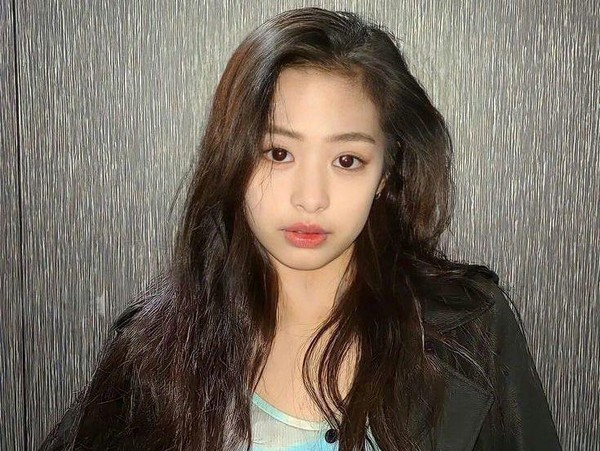
#> input picture Bagian 3 Nomor 3/ayon.jpeg, 600 x 451 px
$ jupyter execute Jawaban.ipynb
#> lines starting #> are read from the running program, lines starting #| are printed output that depends on the picture
[cell 1]
import numpy as np
import cv2
from matplotlib import pyplot as plt

img = cv2.imread('ayon.jpeg', 0)
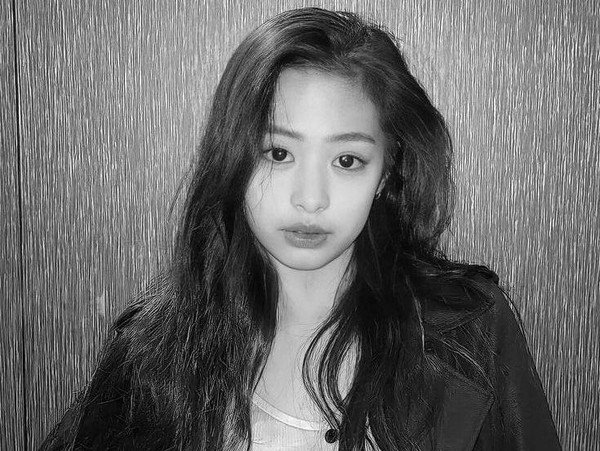
#> img: shape (451, 600); min 0, max 255, mean 105.2
dft = cv2.dft(np.float32(img), flags=cv2.DFT_COMPLEX_OUTPUT)
dft_shift = np.fft.fftshift(dft)

magnitude_spectrum = 20 * np.log(cv2.magnitude(dft_shift[:, :, 0], dft_shift[:, :, 1]))
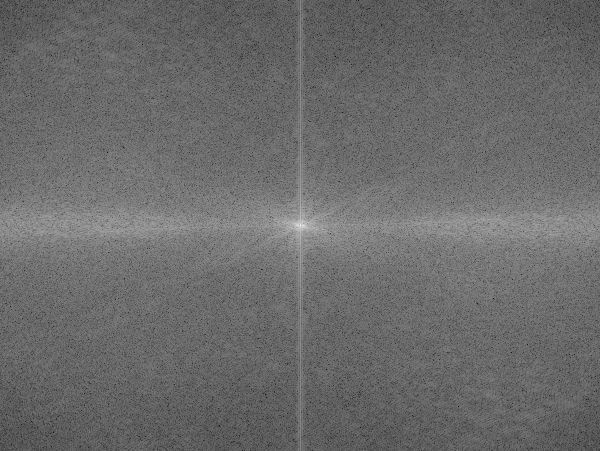
#> magnitude_spectrum: shape (451, 600) float32; min 47.61, max 343.3, mean 171.9; drawn with min black and max white

plt.subplot(2, 2, 1), plt.imshow(img, cmap='gray')
plt.title('Input Image'), plt.xticks([]), plt.yticks([])
plt.subplot(2, 2, 2), plt.imshow(magnitude_spectrum, cmap='gray')
plt.title('Magnitude Spektrum'), plt.xticks([]), plt.yticks([])
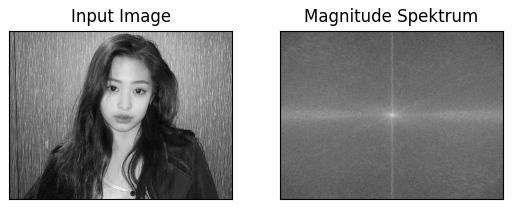
#> figure drawn by matplotlib, 2 panels
